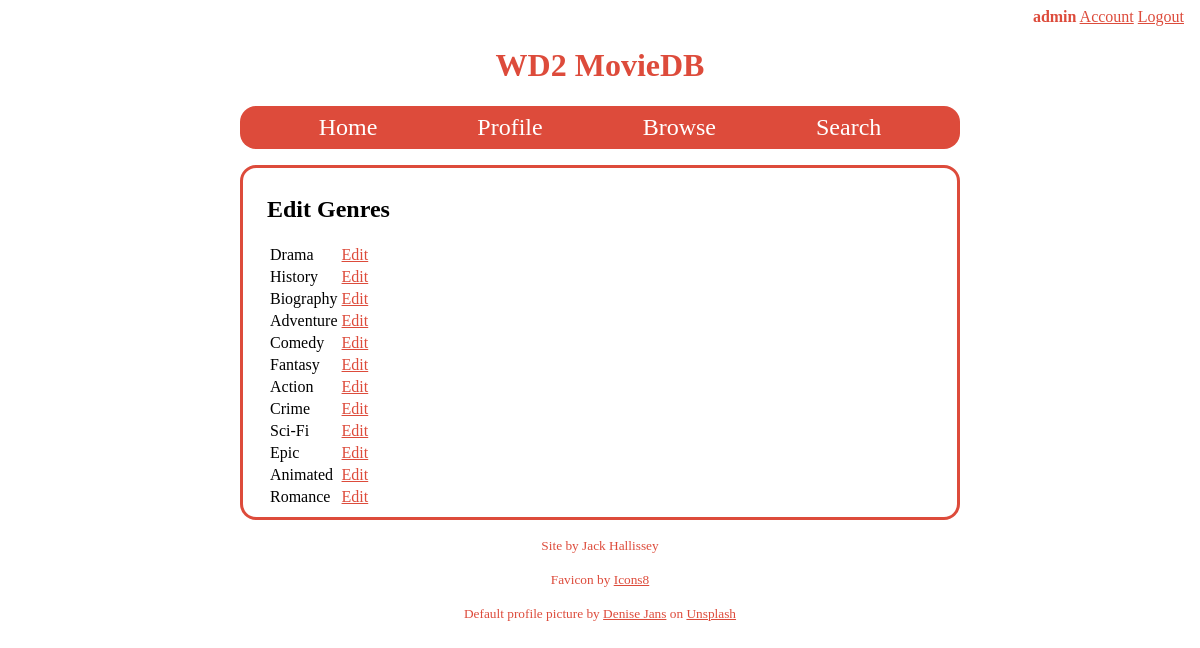
The page /admin/edit_genre (signed in) on the database its author committed.
### tables this page shows
CREATE TABLE users (
    username TEXT PRIMARY KEY,
    password TEXT NOT NULL,
    admin INTEGER NOT NULL
);

CREATE TABLE genres (
    id INTEGER PRIMARY KEY AUTOINCREMENT,
    name TEXT NOT NULL
);

### app.py (the view)
@app.route("/admin/edit_genre")
@login_required
@admin_tools
def edit_genre_options():
    db = g.db
    genres = db.execute("SELECT * FROM genres").fetchall()
    return render_template("admin/edit_genre_options.html", genres=genres, title="Edit Genre")

### app.py (called while the page is built)
@app.before_request
def get_username():
    g.user = session.get("username", None)

def login_required(view):
    @wraps(view)
    def wrapped_view(*args, **kwargs):
        if g.user is None:
            return redirect( url_for("login", next=request.url) )
        return view(*args, **kwargs)
    return wrapped_view

def admin_tools(view):
    @wraps(view)
    def wrapped_view(*args, **kwargs):
        db = get_db()
        user = db.execute("SELECT * FROM users WHERE username = ?", (g.user,)).fetchone()
        if user["admin"] == 0:
            return render_template("error.html", error="This page is for administrators only.", title="Admin Only")
        return view(*args, **kwargs)
    return wrapped_view

### database.py (called while the page is built)
def get_db():
    if "db" not in g:
        g.db = sqlite3.connect(DATABASE,
            detect_types=sqlite3.PARSE_DECLTYPES
        )
        g.db.row_factory = sqlite3.Row
    return g.db

### templates/admin/edit_genre_options.html
{% extends "base.html" %}
{% block main_content %}
<main>
    <h2>Edit Genres</h2>
    <table>
        {% for genre in genres %}
            <tr>
                <td>{{ genre['name'] }}</th>
                <td><a href="{{ url_for('edit_genre', genre_id=genre['id']) }}" class="highlight">Edit</a></td>
            </tr>
        {% endfor %}
    </table>
</main>
{% endblock %}

### templates/base.html (shortened to what this page needs)
<!DOCTYPE html>
<html lang="en">
<head>
    <link rel="stylesheet" href="{{ url_for('static', filename='styles.css') }}">
</head>
<body>
    <header>
        <nav>
            {% if g.user %}
                <b>{{ g.user }}</b>
                <a href="{{ url_for('account') }}">Account</a>
                <a href="{{ url_for('logout') }}">Logout</a>
            {% else %}
                <a href="{{ url_for('login')}}">Login</a>
                <a href="{{ url_for('register') }}">Register</a>
            {% endif %}
        </nav>
        <h1>WD2 MovieDB</h1>
        <nav>
            <a href="{{ url_for('index') }}">Home</a>
            {% if g.user %}
                <a href="{{ url_for('user_page', username=g.user) }}">Profile</a>
            {% else %}
                <a href="{{ url_for('login', next='profile') }}">Profile</a>
            {% endif %}
            <a href="{{ url_for('browse') }}">Browse</a>
            <a href="{{ url_for('search') }}">Search</a>
        </nav>
    </header>
    {% block main_content %}
    {% endblock %}
    <footer>
        <p>
            <small>Site by Jack Hallissey</small>
        </p>
        <p>
            <small>Favicon by <a href="https://icons8.com/icon/7VHKA0VglCRf/movie" target="_blank">Icons8</a></small>
        </p>
        <p>
            <small>Default profile picture by <a href="https://unsplash.com/@dmjdenise?utm_content=creditCopyText&utm_medium=referral&utm_source=unsplash" target="_blank">Denise Jans</a> on <a href="https://unsplash.com/photos/photography-of-camera-reel-film-9lTUAlNB87M?utm_content=creditCopyText&utm_medium=referral&utm_source=unsplash" target="_blank">Unsplash</a></small>
        </p>
    </footer>
</body>
</html>

### static/styles.css (style rules this page uses)
body { margin: 0; }
header, footer { text-align: center; }
header h1 { color: #DD4B3B; }
nav:first-child { padding: 0.5em 1em 0 0; text-align: right; color: #DD4B3B; }
nav:first-child a { color: #DD4B3B; }
nav:nth-child(3) { border-radius: 16px; margin: 0 15em; padding: 0.5em 0; background-color: #DD4B3B; text-align: center; }
nav:nth-child(3) a { padding: 0.5em 2em; color: white; font-size: 1.5em; text-decoration: none; transition: all 0.3s linear 0s; }
main { border-radius: 16px; border: 3px solid #DD4B3B; margin: 1em 15em; padding: 0.5em 1.5em; }
footer * { color: #DD4B3B; }
.highlight { color: #DD4B3B; }

### rows shown on the page
users: user "admin"
genres: name "Drama"
genres: name "History"
genres: name "Biography"
genres: name "Adventure"
genres: name "Comedy"
genres: name "Fantasy"
genres: name "Action"
genres: name "Crime"
genres: name "Sci-Fi"
genres: name "Epic"
genres: name "Animated"
genres: name "Romance"
